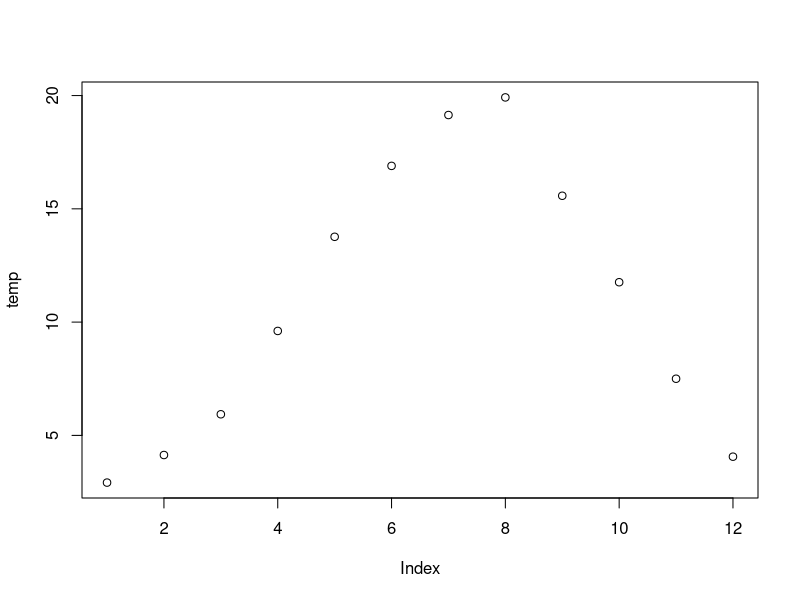
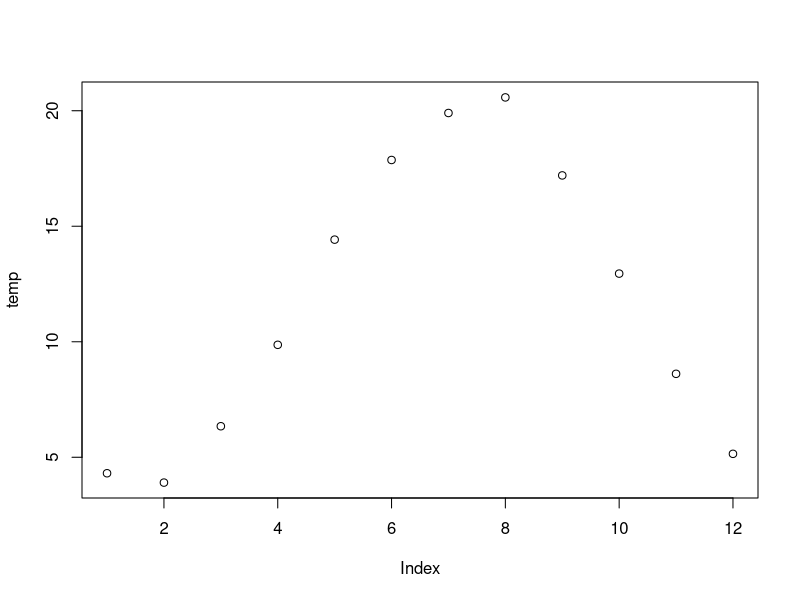
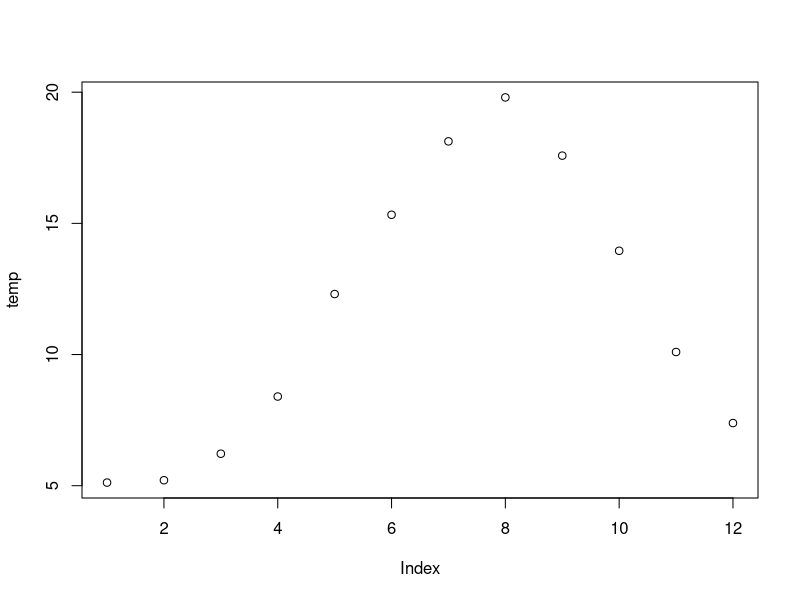
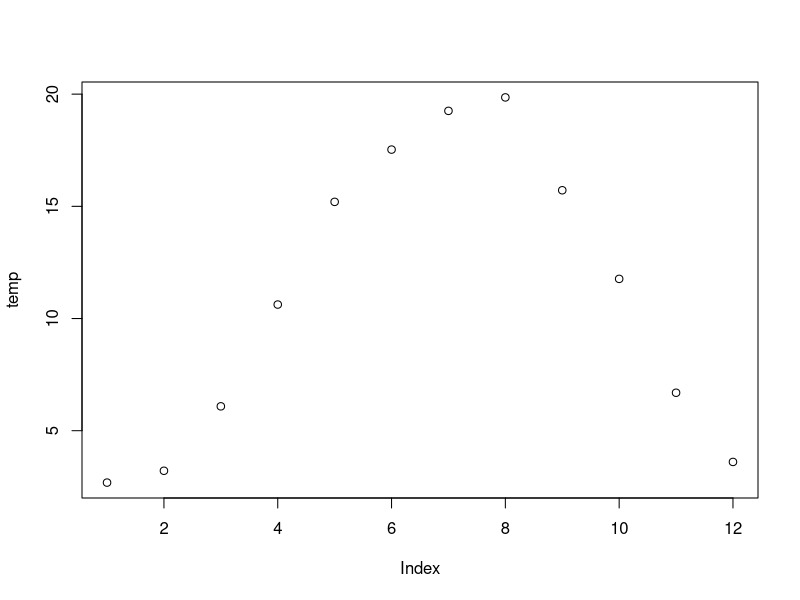
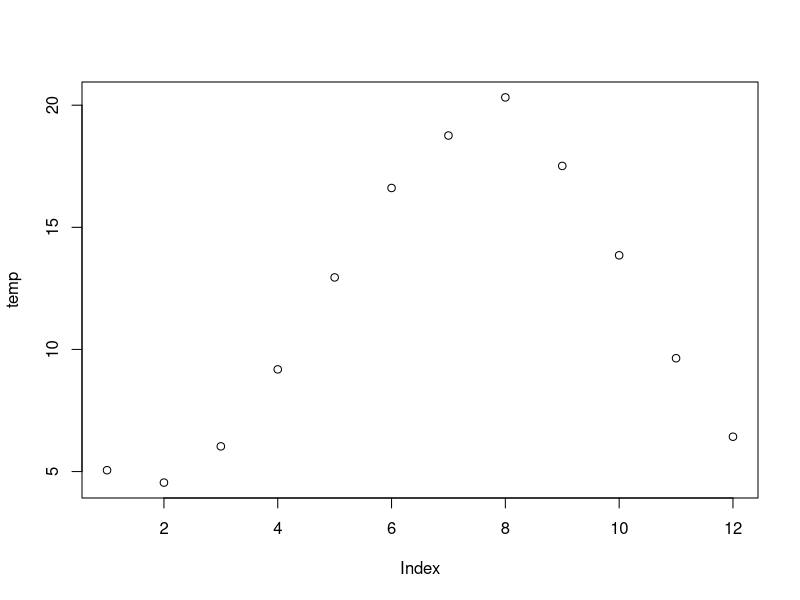
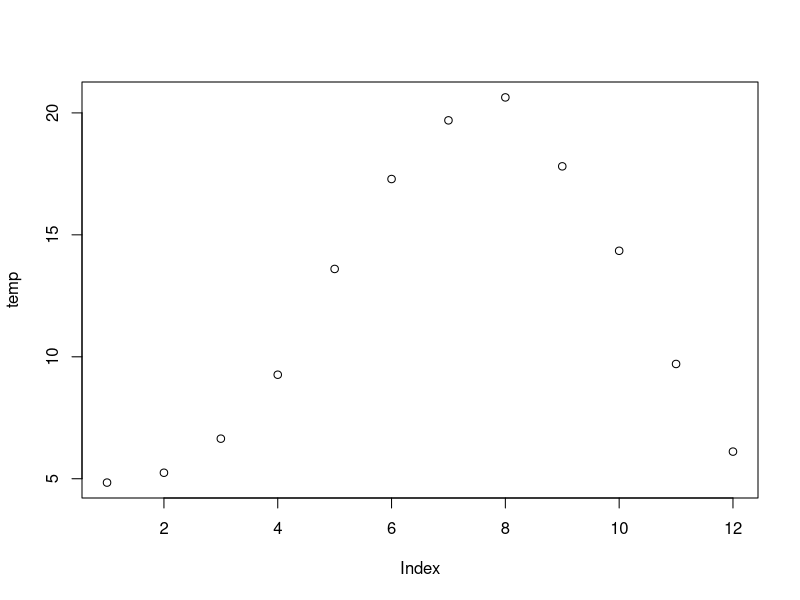
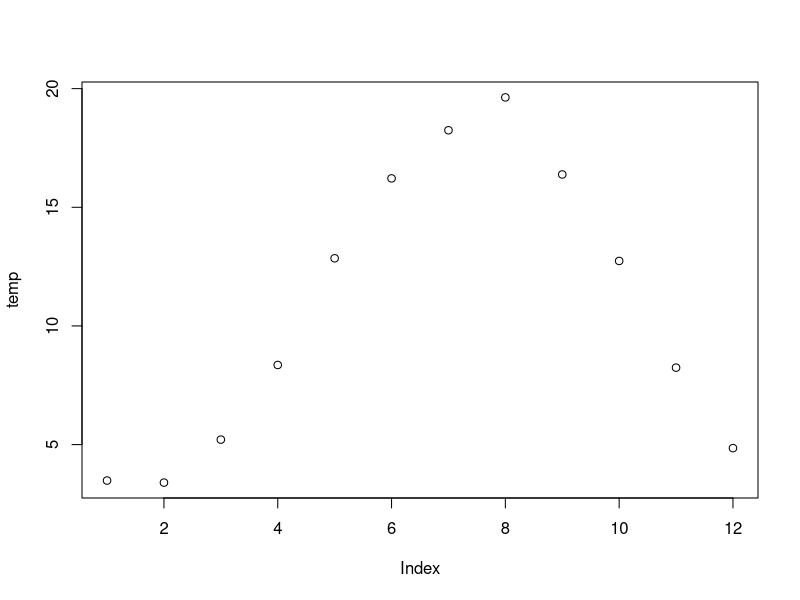
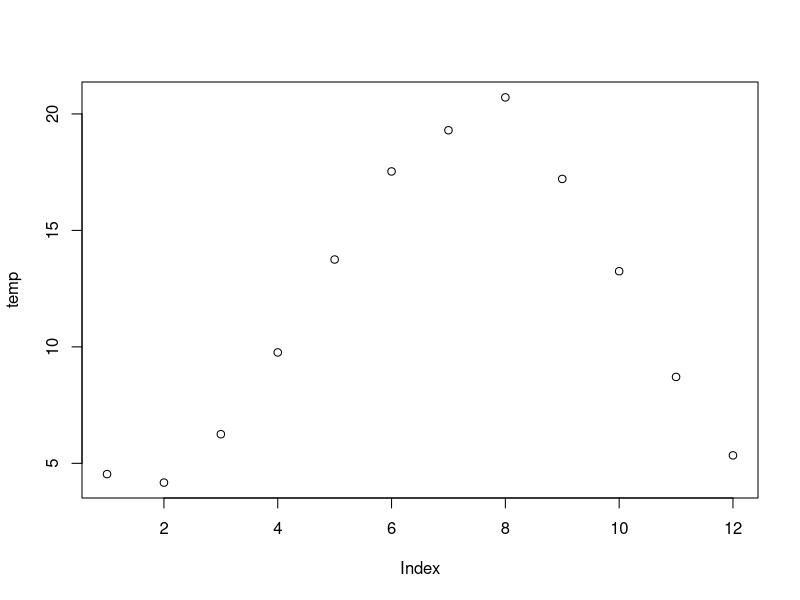

These figures' R source, in order: (Note: this script raises an error after producing the figures.)
#Exercise 6.1
TP = read.table(file = "Data/Temperature.txt", header = TRUE)
names(TP)
str(TP)
AllStations <- unique(TP$Station)
for (i in 1:30) {
  Station.i = AllStations[i]
  filename = paste(Station.i, ".jpg", sep = "")
  jpeg(file = filename)
  TP.i = TP[TP$Station == Station.i, ]
  temp = tapply(X = TP.i$Temperature, INDEX = TP.i$Month, FUN = mean, na.rm = T)
  plot(temp)
  dev.off()
}
#Exercise 6.2
O = read.table(file = "Data/Owls.txt", header = TRUE)
names(O)
str(O)
AllNest <- unique(O$Nest)
for (i in 1:27) {
  O.i = O[O$Nest == AllNest[i], ]
  filename = paste(AllNest[i], ".jpg", sep = "")
  jpeg(file = filename)
  plot(x = O1$ArrivalTime, y = O1$SiblingNegotiation, col = c("blue", "red")[ifelse(O1$FoodTreatment == "Deprived", 1, 2)])
  legend(x= "right", c("Deprived", "Satiated"), col = c("blue", "red"), pch = 1)
  dev.off()
}
#Exercise 6.3
V = read.table(file = "Data/Owls.txt", header = TRUE)
names(V)
str(V)
veggies = function(xv, Choicev = "Richness") {
  if (Choice1 == "Richness") {
    Index <- rowSums(xv > 0, na.rm = TRUE) 
  } else if (Choicev == "Total Abundance") {
    Index <- rowSums(xv, na.rm = TRUE) 
  } else if (Choice1 == "Shannon") {
    RS <- rowSums(xv, na.rm = TRUE)
    prop <- Spec / RS
    Index <- -rowSums(prop*log(prop),na.rm=TRUE)
  } else {
    print("Check your choice")
    Index <- NA 
  }
list(Index = Index, MyChoice = Choice1)
}